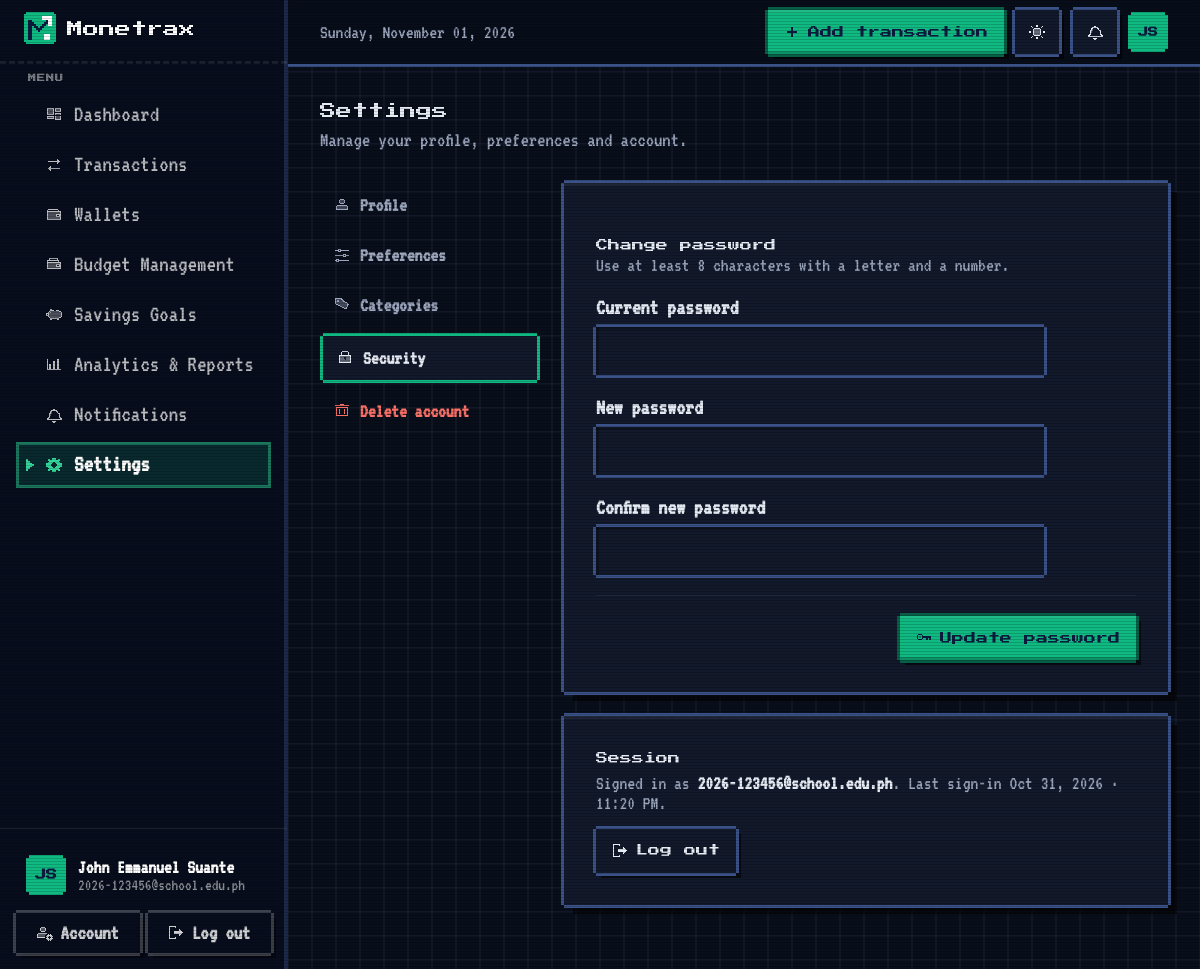
The app's page /settings/?section=security (signed in), older data.
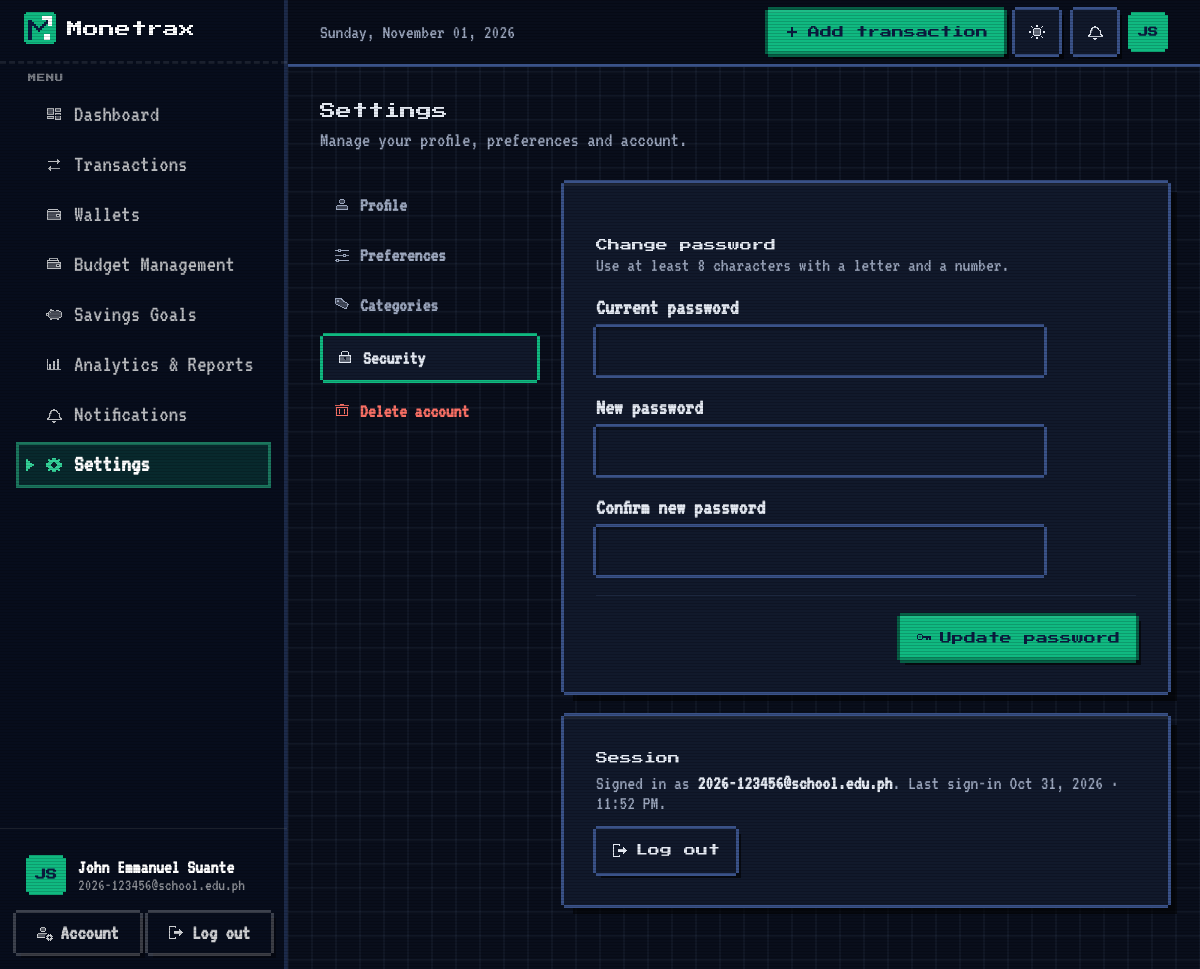
The same page, newer data.
### models.py (models this page shows, shortened)
class User(UserMixin, db.Model):
    __tablename__ = "users"
    id: Mapped[int] = mapped_column(Integer, primary_key=True)
    full_name: Mapped[str] = mapped_column(String(80))
    email: Mapped[str] = mapped_column(String(254), unique=True, index=True)
    password_hash: Mapped[str] = mapped_column(String(255))
    school: Mapped[Optional[str]] = mapped_column(String(120))
    program: Mapped[Optional[str]] = mapped_column(String(120))
    year_level: Mapped[Optional[str]] = mapped_column(String(30))
    currency: Mapped[str] = mapped_column(String(3), default="PHP")
    budget_alerts: Mapped[bool] = mapped_column(Boolean, default=True)
    savings_alerts: Mapped[bool] = mapped_column(Boolean, default=True)
    theme: Mapped[str] = mapped_column(String(10), default="system", server_default="system")
    created_at: Mapped[datetime] = mapped_column(DateTime, default=utcnow)
    last_login_at: Mapped[Optional[datetime]] = mapped_column(DateTime)
    categories = relationship("Category", back_populates="user", cascade="all, delete-orphan", lazy="dynamic")
    transactions = relationship("Transaction", back_populates="user", cascade="all, delete-orphan", lazy="dynamic")
    budgets = relationship("Budget", back_populates="user", cascade="all, delete-orphan", lazy="dynamic")
    goals = relationship("SavingsGoal", back_populates="user", cascade="all, delete-orphan", lazy="dynamic")
    notifications = relationship("Notification", back_populates="user", cascade="all, delete-orphan", lazy="dynamic")
    wallets = relationship("Wallet", back_populates="user", cascade="all, delete-orphan", lazy="dynamic")
    recurring = relationship("RecurringRule", back_populates="user", cascade="all, delete-orphan", lazy="dynamic")
    @property
    def initials(self) -> str:
        parts = [p for p in (self.full_name or "").split() if p]
        if not parts:
            return "?"
        return (parts[0][0] + (parts[-1][0] if len(parts) > 1 else "")).upper()

### settings.py (the view)
@settings_bp.route("/")
@login_required
def index():
    return _render(section=request.args.get("section", "profile"))

### alerts.py (called while the page is built)
def unread_count(user_id: int) -> int:
    from sqlalchemy import func
    return db.session.scalar(select(func.count(Notification.id)).where(
        Notification.user_id == user_id, Notification.is_read.is_(False),
        Notification.dismissed.is_(False))) or 0

### app.py (called while the page is built)
def _register_recurring(app: Flask) -> None:
    from flask import g
    from extensions import db
    @app.before_request
    def post_recurring():
        if request.method != "GET" or not request.endpoint or request.endpoint == "static":
            return
        if request.endpoint.startswith("auth.") or not current_user.is_authenticated:
            return
        import alerts, schedule
        from sqlalchemy.exc import IntegrityError
        from utils import today
        ref = today()
        try:
            if schedule.post_due(current_user, ref):
                alerts.refresh_budget_alerts(current_user, ref)
            db.session.commit()
        except IntegrityError:
            db.session.rollback()
        except Exception:
            db.session.rollback()
            app.logger.exception("Posting recurring transactions failed")

### templates/settings/index.html (shortened to what the changed rows need)
{% extends "layouts/app.html" %}
{% block content %}
{{ c.page_header("Settings", "Manage your profile, preferences and account.") }}
{% set tabs = [("profile", "Profile", "user"), ("preferences", "Preferences", "sliders-horizontal"),
               ("categories", "Categories", "tags"), ("security", "Security", "lock"), ("danger", "Delete account", "trash-2")] %}
<div class="grid grid-cols-1 gap-6 lg:grid-cols-[220px_minmax(0,1fr)]">
  <div class="min-w-0">
  {% if section == "preferences" %}
    <form method="post" action="{{ url_for('settings.preferences') }}" class="mx-card space-y-6 p-5 sm:p-8">
      <input type="hidden" name="csrf_token" value="{{ csrf_token() }}">
      <div>
        <h2 class="mx-h2">Preferences</h2>
        <p class="text-sm text-ink-500">How Monetrax looks, shows amounts and notifies you.</p>
      </div>
      {% set opts = [] %}
      {% for code, info in currencies.items() %}{% set _ = opts.append((code, info[0] ~ "  " ~ info[1] ~ " (" ~ code ~ ")")) %}{% endfor %}
      <fieldset>
        <legend class="mx-label">Appearance</legend>
        <div class="mx-appearance">
          {% for value, label, icon in [("system", "Match device", "monitor"), ("light", "Light", "sun"), ("dark", "Dark", "moon")] %}
            <label>
              <input type="radio" name="theme" value="{{ value }}" data-theme-live {% if (current_user.theme or 'system') == value %}checked{% endif %}>
              <span class="mx-ap-card">
                <span class="mx-ap-swatch" aria-hidden="true">
                  {% if value == "system" %}
                    <span class="mx-ap-light"><i></i><i></i></span><span class="mx-ap-dark"><i></i><i></i></span>
                  {% else %}
                    <span class="mx-ap-{{ value }}"><i></i><i></i><i></i></span>
                  {% endif %}
                </span>
                <span class="mx-ap-label"><i data-lucide="{{ icon }}"></i>{{ label }}</span>
              </span>
            </label>
          {% endfor %}
        </div>
        <p class="mx-hint">Changes apply right away. "Match device" follows your phone or computer's setting.</p>
      </fieldset>
      <div class="max-w-sm">{{ c.select("currency", "Currency", opts, current_user.currency) }}</div>
      <fieldset class="space-y-3">
        <legend class="mx-label">Notifications</legend>
        {% for name, title, text in [("budget_alerts", "Budget warnings", "When a budget reaches 75%, 90% and goes over 100%."),
                                     ("savings_alerts", "Savings milestones", "Halfway and completed goals, and upcoming target dates.")] %}
          <label class="mx-switch-row">
            <span><span class="block text-sm font-semibold">{{ title }}</span><span class="block text-[13px] text-ink-500">{{ text }}</span></span>
            <input type="checkbox" name="{{ name }}" class="mx-switch" {% if current_user[name] %}checked{% endif %}>
          </label>
        {% endfor %}
      </fieldset>
      <div class="flex justify-end border-t border-ink-100 pt-5"><button class="mx-btn-primary" type="submit"><i data-lucide="check"></i>Save preferences</button></div>
    </form>
  {% elif section == "security" %}
    <form method="post" action="{{ url_for('settings.password') }}" class="mx-card space-y-5 p-5 sm:p-8" novalidate>
      <div>
        <h2 class="mx-h2">Change password</h2>
        <p class="text-sm text-ink-500">Use at least 8 characters with a letter and a number.</p>
      </div>
      <div class="max-w-md space-y-5">
        {{ c.input("current_password", "Current password", "", errors.current_password, type="password", required=True, autocomplete="current-password") }}
        {{ c.input("new_password", "New password", "", errors.new_password, type="password", required=True, autocomplete="new-password") }}
        {{ c.input("confirm_password", "Confirm new password", "", errors.confirm_password, type="password", required=True, autocomplete="new-password") }}
      </div>
      <div class="flex justify-end border-t border-ink-100 pt-5"><button class="mx-btn-primary" type="submit">Update password</button></div>
    </form>
    <div class="mx-card mt-6 p-5 sm:p-8">
      <h2 class="mx-h2">Session</h2>
      <p class="mt-1 text-sm text-ink-500">
        Signed in as <span class="font-semibold text-navy-900">{{ current_user.email }}</span>.
        {% if current_user.last_login_at %}Last sign-in {{ current_user.last_login_at|localtime }}.{% endif %}
      </p>
      <form method="post" action="{{ url_for('auth.logout') }}" class="mt-4">
        <button type="submit" class="mx-btn-ghost">Log out</button>
      </form>
    </div>
  {% endif %}
  </div>
</div>
{% endblock %}

### templates/layouts/app.html (shortened to what this page needs)
{% extends "base.html" %}
{% import "components/_ui.html" as ui %}
{% import "components/_app.html" as c %}
{% block head %}
  <link rel="stylesheet" href="{{ url_for('static', filename='css/app.css') }}">
{% endblock %}
{% block body %}
<div class="min-h-full lg:pl-72">
  <aside id="sidebar" class="mx-sidebar" aria-label="Main navigation">
    <div class="flex h-16 flex-none items-center justify-between px-6">
      <a href="{{ url_for('dashboard.index') }}" class="rounded-lg focus-visible:outline focus-visible:outline-2 focus-visible:outline-mint-400">{{ ui.logo("light", 32) }}</a>
    </div>
    <nav class="flex-1 overflow-y-auto px-4 pb-4 pt-2">
      <p class="mb-2 px-3 text-[11px] font-semibold uppercase tracking-wider text-white/40">Menu</p>
      <ul class="space-y-1">
        {% for endpoint, label, icon in nav_items %}
          {% set active = request.endpoint and request.endpoint.split('.')[0] == endpoint.split('.')[0] %}
          <li>
            <a href="{{ url_for(endpoint) }}" class="mx-nav{% if active %} is-active{% endif %}" {% if active %}aria-current="page"{% endif %}>
              <i data-lucide="{{ icon }}"></i><span>{{ label }}</span>
            </a>
          </li>
        {% endfor %}
      </ul>
    </nav>
    <div class="flex-none border-t border-white/10 p-4">
      <a href="{{ url_for('settings.index', section='profile') }}" class="mx-profile">
        <span class="mx-avatar">{{ current_user.initials }}</span>
        <span class="min-w-0 flex-1">
          <span class="block truncate text-sm font-semibold text-white">{{ current_user.full_name }}</span>
          <span class="block truncate text-xs text-white/55">{{ current_user.school or current_user.email }}</span>
        </span>
      </a>
      <div class="mt-2 grid grid-cols-2 gap-2">
        <a href="{{ url_for('settings.index', section='security') }}" class="mx-side-btn">Account</a>
        <form method="post" action="{{ url_for('auth.logout') }}">
          <button type="submit" class="mx-side-btn w-full">Log out</button>
        </form>
      </div>
    </div>
  </aside>
  <header class="mx-topbar sticky top-0 z-30 border-b border-ink-200/70 bg-canvas/85 backdrop-blur">
    <div class="mx-auto flex h-16 max-w-7xl items-center gap-3 px-4 sm:px-6 lg:px-8">
      <p class="min-w-0 flex-1 truncate text-sm font-medium text-ink-500"><span class="hidden sm:inline">{{ today.strftime('%A, ') if today }}</span>{{ today.strftime('%B %d, %Y') if today }}</p>
      <div class="ml-auto flex flex-none items-center gap-2">
        <span class="hidden sm:flex"><a href="{{ url_for('transactions.create', next=request.path) }}" class="mx-btn-primary">Add transaction</a></span>
        <button type="button" class="mx-theme-toggle" data-theme-toggle aria-pressed="false" aria-label="Switch to dark mode" title="Dark mode">
        </button>
        <a href="{{ url_for('notifications.index') }}" class="mx-icon-square relative" aria-label="Notifications{% if unread_notifications %}, {{ unread_notifications }} unread{% endif %}">
        </a>
        <a href="{{ url_for('settings.index') }}" class="mx-avatar mx-avatar-sm" aria-label="Settings">{{ current_user.initials }}</a>
      </div>
    </div>
  </header>
  <main id="main" class="mx-app-main mx-auto max-w-7xl px-4 pb-16 pt-6 sm:px-6 lg:px-8 lg:pt-8">
    {% block content %}{% endblock %}
  </main>
</div>
{% endblock %}

Row changes from the older to the newer data that the page shows:
changed User "John Emmanuel Suante": last_login_at "Oct 31, 2026 · 11:20 PM" → "Oct 31, 2026 · 11:52 PM"
